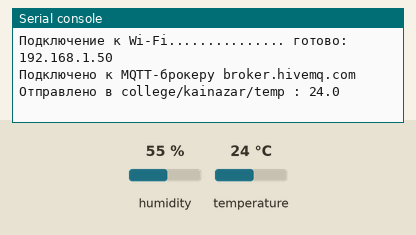
Simulated run of this program. Board: ESP32 board running MicroPython. Shown: the last lines printed to the serial console. Wiring (from the project's diagram.json): DHT22 sensor on GPIO 4. The inputs (shaded band) are chosen by the test bench; at power-on: temperature 24 °C, humidity 55 %. WiFi joins after 1.5 s; no MQTT or app messages arrive unless stated.

Above: at 2.8 s.
2.9 s: temperature set to 12 °C
At 8.1 s:
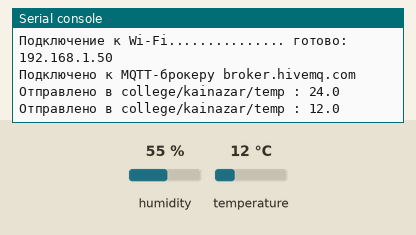
8.9 s: temperature set to 19 °C
At 12.8 s:
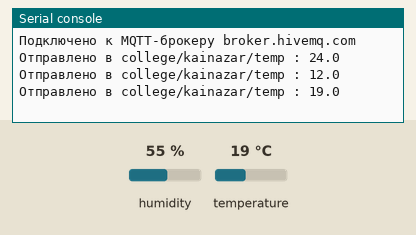
Timing chart, 0 to 14.3 s (numbered marks = the images above; inputs shaded):
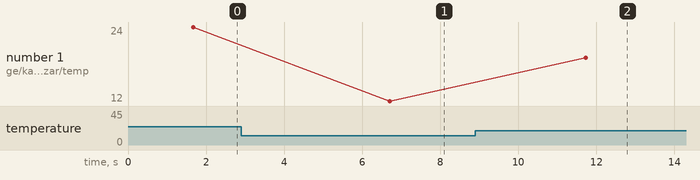

Measured:
- after the input at 2.9 s, the serial console: prints a new line after 3.8 s (image 1)
- after the input at 8.9 s, the serial console: prints a new line after 2.8 s (image 2)
- plotted number 1: 24 → 12 after the input at 2.9 s, 12 → 19 after the input at 8.9 s

The program:

main.py
```python
# Задание 3.4. Отправка температуры в MQTT
# ESP32 через Wi-Fi Wokwi-GUEST каждые 5 с публикует температуру DHT22
# на broker.hivemq.com в топик college/kainazar/temp
import network
import time
import dht
import machine
import ubinascii
from machine import Pin
from umqtt.simple import MQTTClient

BROKER = "broker.hivemq.com"
TOPIC = b"college/kainazar/temp"
# Уникальный Client ID из серийного номера чипа
CLIENT_ID = b"esp32-kainazar-" + ubinascii.hexlify(machine.unique_id())

sensor = dht.DHT22(Pin(4))

# --- Wi-Fi ---
wlan = network.WLAN(network.STA_IF)
wlan.active(True)
wlan.connect("Wokwi-GUEST", "")
print("Подключение к Wi-Fi", end="")
while not wlan.isconnected():
    print(".", end="")
    time.sleep(0.1)
print(" готово:", wlan.ifconfig()[0])

# --- MQTT ---
def mqtt_connect():
    client = MQTTClient(CLIENT_ID, BROKER, port=1883, keepalive=60)
    client.connect()
    print("Подключено к MQTT-брокеру", BROKER)
    return client

client = mqtt_connect()

while True:
    try:
        sensor.measure()
        t = sensor.temperature()
        payload = "{:.1f}".format(t)
        client.publish(TOPIC, payload)
        print("Отправлено в", TOPIC.decode(), ":", payload)
    except OSError as e:
        # обрыв связи или ошибка датчика: переподключаемся
        print("Ошибка:", e, "- переподключение")
        time.sleep(2)
        try:
            client = mqtt_connect()
        except OSError:
            pass
    time.sleep(5)
```
